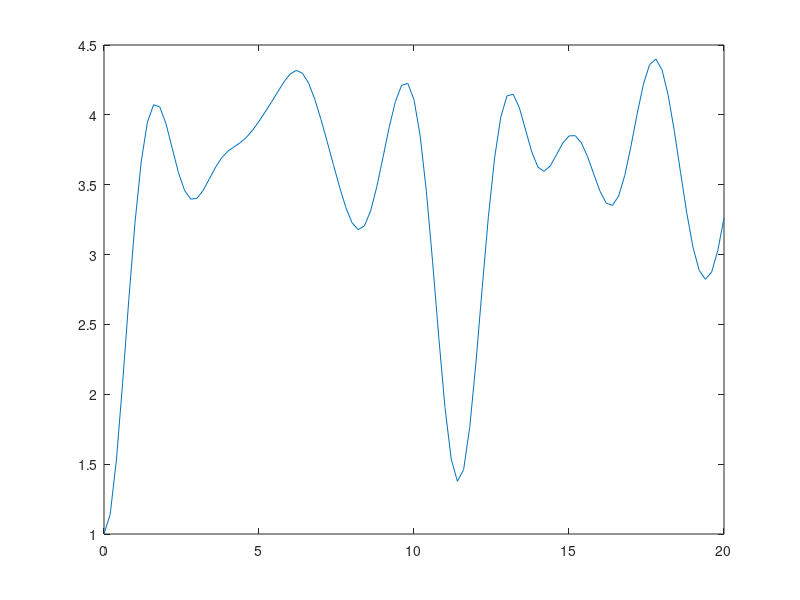

This figure's MATLAB source:
%20180121
%Compute OTOC for intergrable model
N_spin=10;
J=1;
g=0.5;
%t=0.16*12;
tlist=0:0.2:20;
H11=diag(ones(1,N_spin-1),1);
H11(1,N_spin)=-1;
H12=H11-transpose(H11);
H12(1,N_spin)=1;
H12(N_spin,1)=-1;
H11=H11+transpose(H11);
H=-J/2*[H11,H12;
    -H12,-H11];
H=H+g*diag([-ones(1,N_spin),ones(1,N_spin)]);

[V,D]=eig(H);

rho0=diag([ones(1,N_spin),-ones(1,N_spin)]);
rho0=rho0/(2*N_spin)^0.5;

rhoV=transpose(V)*rho0*V;

CZX=0;
CZY=0;
L_c1=zeros(size(tlist));
L_c=L_c1;
count=1;
for t=tlist
    rhot=V*diag(exp(diag(1i*D*t)))*rhoV*diag(exp(diag(-1i*D*t)))*transpose(V);
    rho11=rhot(1:N_spin,1:N_spin);
    rho12=rhot(1:N_spin,N_spin+1:2*N_spin);
    
    CZX=CZX+sum(diag(rho11).^2);
    CZY=CZY+sum(diag(rho11).^2);
    
    M1=(real(rho11+rho12)).^2;
    M2=(real(rho11-rho12)).^2;
    
    for p=-N_spin:N_spin
        L_c(count)=L_c(count)+(abs(p)+1)*sum(abs(diag(rho11,p)).^2);
        L_c(count)=L_c(count)+(abs(p)+1)*sum(abs(diag(rho12,p)).^2);
    end
    L_c1(count)=N_spin*abs(rho11(1,1))^2;
    for p=2:N_spin
        L_c1(count)=L_c1(count)+(N_spin)*(2*p*(abs(rho11(1,p)))^2+2*p*abs(rho12(1,p))^2);
    end
    count=count+1;
end
L_c1=L_c1*2;
figure(1)
plot(tlist,L_c*2)
